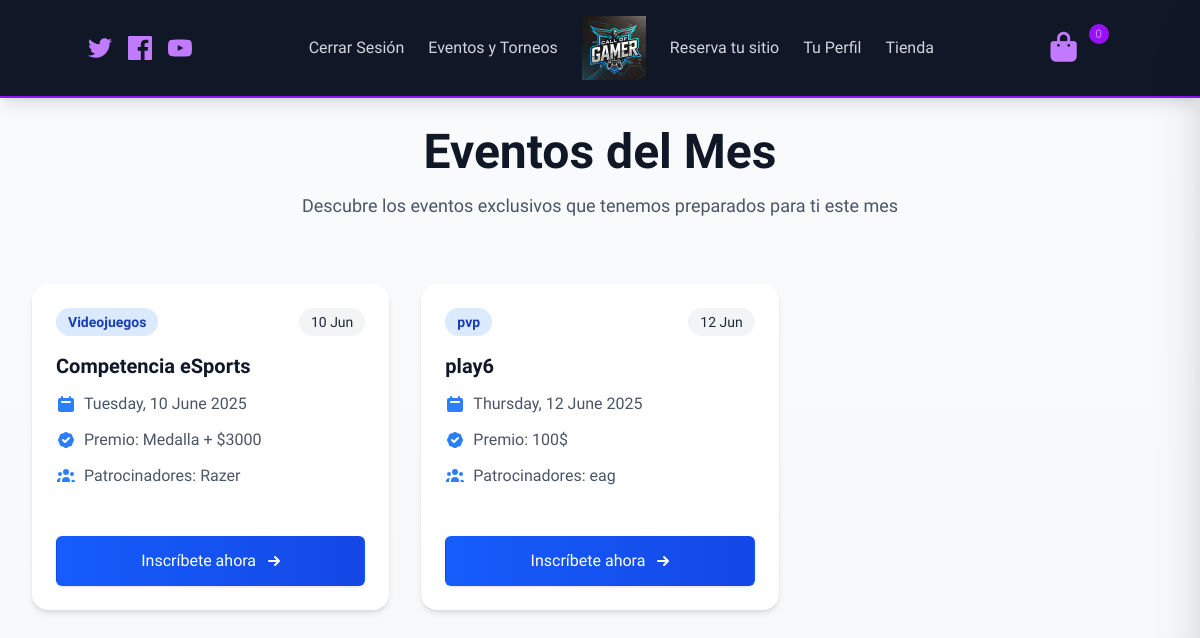
Screenshot of /Controlador/index.php?action=eventosUsuario (signed in) with the database file from the repository.
### tables this page shows
CREATE TABLE `evento` (
  `id_evento` int(11) NOT NULL,
  `nombre_evento` varchar(100) NOT NULL,
  `tipo_evento` varchar(50) NOT NULL,
  `fecha_evento` date NOT NULL,
  `premio` varchar(100) DEFAULT NULL,
  `patrocinadores` varchar(255) DEFAULT NULL
);

### Controlador/index.php (called while the page is built, shortened)
<?php
    function eventosUsuario() {
        require_once("../Modelos/evento.php");
        $mesActual = isset($_POST['mes']) ? $_POST['mes'] : date("m");
        $anioActual = isset($_POST['anio']) ? $_POST['anio'] : date("Y");
        $evento = new Evento();
        $eventos = $evento->obtenerEventosPorMes($anioActual, $mesActual);
        require_once("../vistas/cabeza.php");
        require_once("../vistas/eventosUsuarios.php");
    }
    if (isset($_REQUEST["action"])) {
        $action = strtolower($_REQUEST["action"]);
            $action();
    } else {
        inicio();
    }
?>

### Modelos/class.bd.php (called while the page is built, shortened)
<?php
class bd {
    public function __construct() {
        $this->conn=new mysqli("localhost",'root','' ,"tfg_pablo");
    }
    public function __get($nom){
        return $this->$nom;
    }
}
?>

### Modelos/evento.php (called while the page is built, shortened)
<?php
require_once("class.bd.php");
class Evento {
    public $conn;
    public function __construct() {
        $this->conn = new bd();
    }
    public function obtenerEventosPorMes($anio, $mes) {
        $fechaInicio = "$anio-$mes-01";
        $fechaFin = date("Y-m-t", strtotime($fechaInicio));
        $sentencia = "SELECT * FROM evento WHERE fecha_evento BETWEEN '$fechaInicio' AND '$fechaFin' ORDER BY fecha_evento";
        $consulta = $this->conn->__get("conn")->query($sentencia);
        $eventos = [];
        while ($fila = $consulta->fetch_assoc()) {
            $eventos[] = $fila;
        }
        return $eventos;
    }
}
?>

### Vistas/eventosUsuarios.php (the view, shortened to what this page needs)
<main class="min-h-screen bg-gradient-to-b from-gray-50 to-gray-100">
    <section class=" pt-32 pb-20 px-4 sm:px-6 lg:px-8">
        <div class="max-w-7xl mx-auto">
            <div class="text-center mb-16">
                <h1 class="text-4xl md:text-5xl font-extrabold text-gray-900 mb-4">Eventos del Mes</h1>
                <p class="text-lg text-gray-600 max-w-3xl mx-auto">Descubre los eventos exclusivos que tenemos preparados para ti este mes</p>
            </div>
            <?php if (empty($eventos)): ?>
                <div class="bg-white rounded-2xl shadow-sm p-8 text-center col-span-full">
                    <svg class="mx-auto h-16 w-16 text-gray-400" fill="none" viewBox="0 0 24 24" stroke="currentColor">
                        <path stroke-linecap="round" stroke-linejoin="round" stroke-width="1.5" d="M8 7V3m8 4V3m-9 8h10M5 21h14a2 2 0 002-2V7a2 2 0 00-2-2H5a2 2 0 00-2 2v12a2 2 0 002 2z" />
                    </svg>
                    <h3 class="mt-4 text-xl font-medium text-gray-900">No hay eventos programados</h3>
                    <p class="mt-2 text-gray-500">Revisa más tarde o contáctanos para más información.</p>
                    <div class="mt-6">
                        <a href="#" class="inline-flex items-center px-4 py-2 border border-transparent rounded-md shadow-sm text-sm font-medium text-white bg-blue-600 hover:bg-blue-700 focus:outline-none focus:ring-2 focus:ring-offset-2 focus:ring-blue-500">
                            <svg class="-ml-1 mr-2 h-5 w-5" xmlns="http://www.w3.org/2000/svg" viewBox="0 0 20 20" fill="currentColor">
                                <path fill-rule="evenodd" d="M18 10a8 8 0 11-16 0 8 8 0 0116 0zm-7-4a1 1 0 11-2 0 1 1 0 012 0zM9 9a1 1 0 000 2v3a1 1 0 001 1h1a1 1 0 100-2h-1V9z" clip-rule="evenodd" />
                            </svg>
                            Contactar
                        </a>
                    </div>
                </div>
            <?php else: ?>
                <div class="grid grid-cols-1 sm:grid-cols-2 lg:grid-cols-3 gap-8">
                    <?php foreach ($eventos as $evento): ?>
                        <div class="bg-white rounded-2xl shadow-md overflow-hidden hover:shadow-xl transition-shadow duration-300 flex flex-col h-full">
                            <div class="p-6 flex-grow">
                                <div class="flex justify-between items-start mb-4">
                                    <span class="inline-flex items-center px-3 py-1 rounded-full text-sm font-semibold bg-blue-100 text-blue-800">
                                        <?php echo htmlspecialchars($evento['tipo_evento']); ?>
                                    </span>
                                    <span class="inline-flex items-center px-3 py-1 rounded-full text-sm font-medium bg-gray-100 text-gray-800">
                                        <?php echo date("d M", strtotime($evento['fecha_evento'])); ?>
                                    </span>
                                </div>
                                <h3 class="text-xl font-bold text-gray-900 mb-3"><?php echo htmlspecialchars($evento['nombre_evento']); ?></h3>
                                <div class="space-y-3 text-gray-600 mb-6">
                                    <div class="flex items-start">
                                        <span class="ml-2">
                                            <?php echo date("l, d F Y", strtotime($evento['fecha_evento'])); ?>
                                        </span>
                                    </div>
                                    <?php if (!empty($evento['premio'])): ?>
                                    <div class="flex items-start">
                                        <span class="ml-2">
                                            <span class="font-medium">Premio:</span> <?php echo htmlspecialchars($evento['premio']); ?>
                                        </span>
                                    </div>
                                    <?php endif; ?>
                                    <?php if (!empty($evento['patrocinadores'])): ?>
                                    <div class="flex items-start">
                                        <span class="ml-2">
                                            <span class="font-medium">Patrocinadores:</span> <?php echo htmlspecialchars($evento['patrocinadores']); ?>
                                        </span>
                                    </div>
                                    <?php endif; ?>
                                </div>
                            </div>
                            <div class="px-6 pb-6">
                                <a href="index.php?action=inscribir&id_evento=<?php echo $evento['id_evento']; ?>" class="w-full flex items-center justify-center px-6 py-3 border border-transparent rounded-md shadow-sm text-base font-medium text-white bg-gradient-to-r from-blue-600 to-blue-700 hover:from-blue-700 hover:to-blue-800 focus:outline-none focus:ring-2 focus:ring-offset-2 focus:ring-blue-500 transition-all duration-300">
                                    Inscríbete ahora
                                    <svg class="ml-2 -mr-1 h-5 w-5" xmlns="http://www.w3.org/2000/svg" viewBox="0 0 20 20" fill="currentColor">
                                        <path fill-rule="evenodd" d="M10.293 5.293a1 1 0 011.414 0l4 4a1 1 0 010 1.414l-4 4a1 1 0 01-1.414-1.414L12.586 11H5a1 1 0 110-2h7.586l-2.293-2.293a1 1 0 010-1.414z" clip-rule="evenodd" />
                                    </svg>
                                </a>
                            </div>
                        </div>
                    <?php endforeach; ?>
                </div>
            <?php endif; ?>
        </div>
    </section>
</main>

### style.css (style rules this page uses)
* { font-family: "Exo 2"; }

### rows the page displays
evento: tipo_evento "Videojuegos", fecha_evento "10 Jun", nombre_evento "Competencia eSports", fecha_evento "Tuesday, 10 June 2025", premio "Medalla + $3000", patrocinadores "Razer"
evento: tipo_evento "pvp", fecha_evento "12 Jun", nombre_evento "play6", fecha_evento "Thursday, 12 June 2025", premio "100$", patrocinadores "eag"
